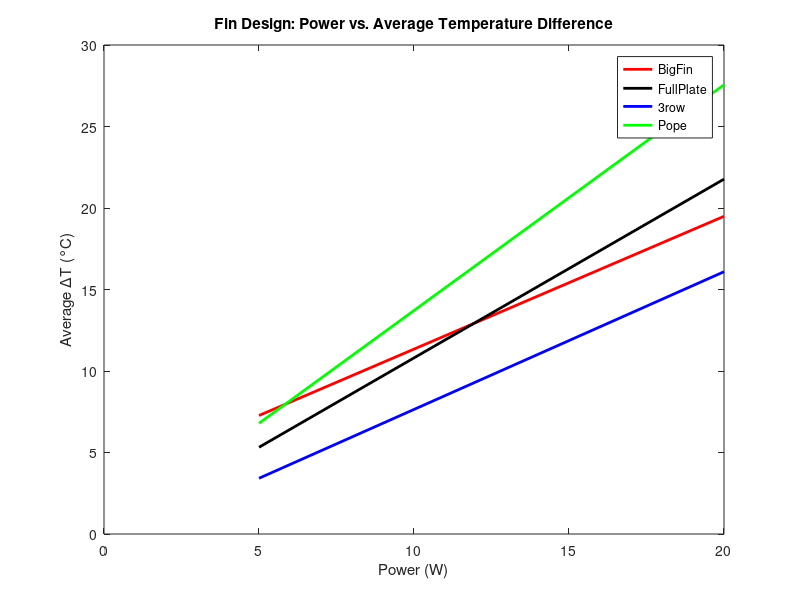
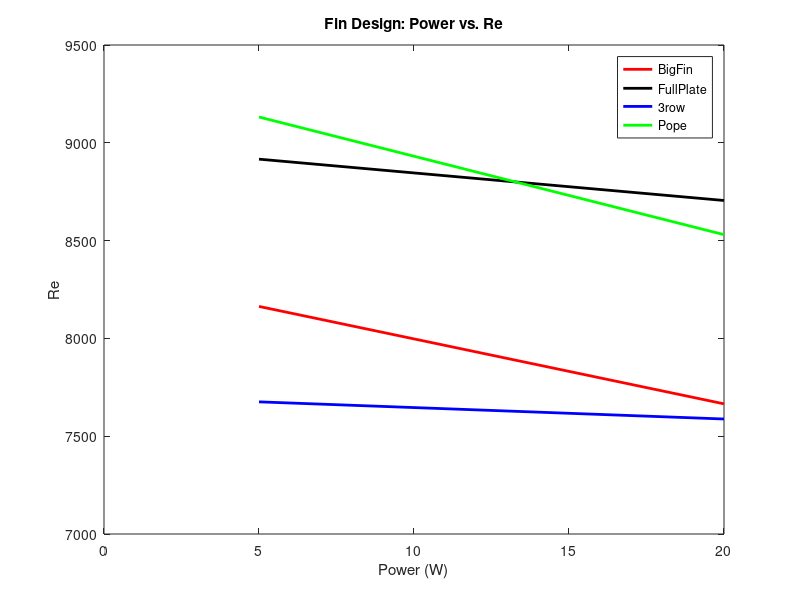
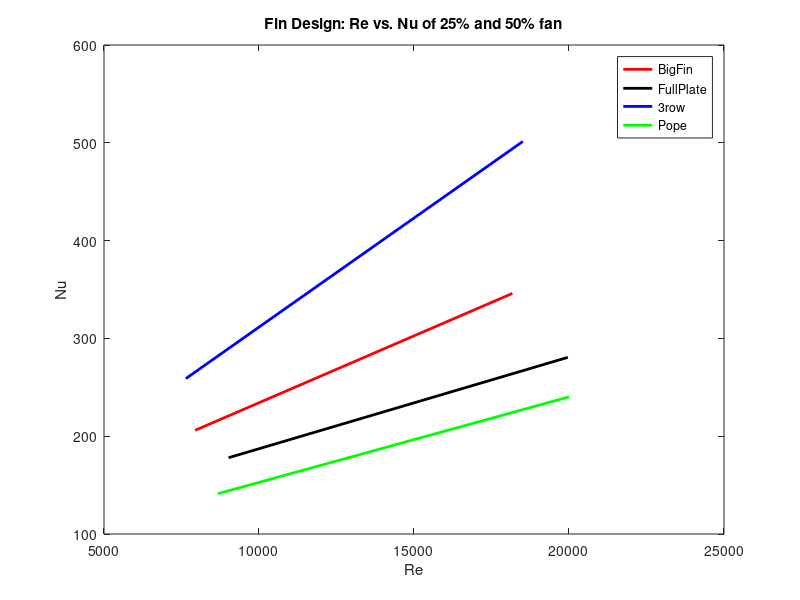

Reproduce these figures in MATLAB, in order.
clear all; close all; clc;
Re_values_BigFin = {
   [7830, 7893, 7894, 7894, 7894, 7956, 7957, 8020, 8020, 8020], ... % fan25 - Re
   [7908, 8099, 8100, 8163, 8164, 8164, 8227, 8228, 8291, 8291], ... % test_5W - Re
   [17688, 18010, 18071, 18200, 18201, 18201, 18203, 18328, 18328, 18520], ... % fan50 - Re
   [7542, 7543, 7665, 7665, 7666, 7666, 7666, 7726, 7727, 7788] % Dataset 4 - Re
};
Nu_values_BigFin = {
   [206, 206, 206, 206, 206, 206, 206, 206, 206, 206], ... % fan25 - Nu
   [131, 131, 131, 137, 131, 130, 132, 136, 137, 137], ... % test_5W - Nu
   [347, 344, 347, 346, 345, 345, 345, 347, 347, 347], ... % fan50 - Nu
   [199, 194, 195, 199, 194, 199, 199, 195, 195, 199] % test_20W  - Nu
};
deltaT_values_BigFin = {
   [9.4, 9.4, 9.4, 9.4, 9.4, 9.4, 9.4, 9.4, 9.4, 9.4], ... % fan25 - deltaT
   [7.3, 7.3, 7.3, 7.2, 7.3, 7.3, 7.2, 7.3, 7.2, 7.3], ... % test_5W - deltaT
   [5.6, 5.7, 5.6, 5.6, 5.7, 5.6, 5.7, 5.6, 5.6, 5.6], ... % fan50 - deltaT
   [19.5, 19.5, 19.5, 19.5, 19.5, 19.5, 19.5, 19.4, 19.5, 19.5] % test_20W 
};
Power_values_BigFin = {
   10, ... % fan25 
   5, ... % test_5W 
   10, ... % fan50 
   20 % test_20W 
};
name = {
   'BigFin_fan25'
   'BigFin_test_5W'
   'Bigfan50'
   'Bigtest_20W'
};
Power_vals_BigFin = [Power_values_BigFin{2}, Power_values_BigFin{4}]; % 5W and 20W
avgDeltaT_vals_BigFin = [mean(deltaT_values_BigFin{2}), mean(deltaT_values_BigFin{4})]; % Corresponding deltaT
avgRe_vals_BigFin = [mean(Re_values_BigFin{2}), mean(Re_values_BigFin{4})];
%For plot 3
avgRe_vals_BigFin_Fan = [mean(Re_values_BigFin{1}), mean(Re_values_BigFin{3})];
avgNu_vals_BigFin_Fan = [mean(Nu_values_BigFin{1}), mean(Nu_values_BigFin{3})];
Re_values_FullFinPlate = {
   [8751, 8814, 8877, 8879, 8941, 8942, 8942, 8942, 9006, 9070], ... % 5W
   [8874, 8875, 8937, 8938, 9001, 9062, 9063, 9126, 9126, 9189], ... % 10W
   [19356, 19419, 19612, 19673, 19929, 19930, 19994, 20119, 20757, 20821], ... % 10W (high Re)
   [8480, 8601, 8662, 8662, 8663, 8723, 8784, 8784, 8846, 8846] % 20W
};
Nu_values_FullFinPlate = {
   [182, 177, 182, 177, 183, 182, 183, 182, 182, 177], ... % 5W
   [178, 178, 178, 178, 178, 178, 178, 178, 178, 178], ... % 10W
   [281, 281, 280, 281, 281, 280, 280, 281, 281, 280], ... % 10W (high Re)
   [176, 176, 176, 176, 176, 176, 176, 176, 173, 173] % 20W
};
deltaT_values_FullFinPlate = {
   [5.4, 5.3, 5.3, 5.3, 5.3, 5.4, 5.3, 5.3, 5.3, 5.3], ... % 5W
   [10.9, 10.9, 10.9, 10.9, 10.9, 10.9, 10.9, 10.9, 10.9, 10.9], ... % 10W
   [6.9, 6.9, 7.0, 6.9, 6.9, 7.0, 7.0, 6.9, 6.9, 7.0], ... % 10W (high Re)
   [21.7, 21.8, 21.7, 21.8, 21.8, 21.8, 21.7, 21.8, 21.8, 21.8] % 20W
};
Power_values_FullFinPlate = {
   5, ... % 5W
   10, ... % 10W
   10, ... % 10W (high Re)
   20 % 20W
};
Power_vals_FullFinPlate = [Power_values_FullFinPlate{1}, Power_values_FullFinPlate{4}]; % 5W and 20W
avgDeltaT_vals_FullFinPlate = [mean(deltaT_values_FullFinPlate{1}), mean(deltaT_values_FullFinPlate{4})]; % Corresponding deltaT
avgRe_vals_FullFinPlate = [mean(Re_values_FullFinPlate{1}), mean(Re_values_FullFinPlate{4})];
%For plot 3
avgRe_vals_FullFinPlate_Fan = [mean(Re_values_FullFinPlate{2}), mean(Re_values_FullFinPlate{3})];
avgNu_vals_FullFinPlate_Fan = [mean(Nu_values_FullFinPlate{2}), mean(Nu_values_FullFinPlate{3})];
Re_values_3row = {
   [7523, 7523, 7523, 7587, 7652, 7717, 7718, 7719, 7780, 7781, 7909], ... % New Data
   [7437, 7507, 7507, 7507, 7564, 7564, 7565, 7569, 7569, 7570, 7570, 7631, 7694, 7755, 7755, 7755, 7755, 7756, 7819, 7946], ... % 10W
   [7507, 7507, 7507, 7569, 7569, 7570, 7570, 7631, 7694, 7755], ... % 20W
   [18104, 18296, 18426, 18488, 18497, 18562, 18563, 18681, 18684, 18813] % High Re
};
Nu_values_3row = {
   [296, 297, 296, 288, 294, 282, 276, 275, 281, 280, 296], ... % New Data
   [260, 260, 259, 259, 260, 259, 259, 258, 258, 257], ... % 10W
   [243, 243, 244, 243, 243, 238, 237, 238, 243, 238], ... % 20W
   [499, 505, 500, 509, 494, 498, 496, 508, 504, 501] % High Re
};
deltaT_values_3row = {
   [3.4, 3.4, 3.4, 3.4, 3.4, 3.4, 3.5, 3.5, 3.4, 3.4, 3.4], ... % New Data
   [7.5, 7.5, 7.5, 7.5, 7.5, 7.5, 7.5, 7.6, 7.5, 7.6], ... % 10W
   [16.1, 16.1, 16.0, 16.1, 16.1, 16.1, 16.1, 16.1, 16.1, 16.1], ... % 20W
   [3.9, 3.9, 3.9, 3.8, 4.0, 3.9, 3.9, 3.8, 3.9, 3.9] % High Re
};
Power_values_3row = {
   5, ... % New Data
   10, ... % 10W
   20, ... % 20W
   10 % High Re
};
Power_vals_3row = [Power_values_3row{1}, Power_values_3row{3}]; % 5W and 20W
avgDeltaT_vals_3row = [mean(deltaT_values_3row{1}), mean(deltaT_values_3row{3})]; % Corresponding deltaT
avgRe_vals_3row = [mean(Re_values_3row{1}), mean(Re_values_3row{3})]; % Corresponding deltaT
%For plot 3
avgRe_vals_3row_Fan = [mean(Re_values_3row{2}), mean(Re_values_3row{4})];
avgNu_vals_3row_Fan = [mean(Nu_values_3row{2}), mean(Nu_values_3row{4})];
Re_values_Pope = {
   [8762, 8954, 9018, 9018, 9208, 9208, 9208, 9272, 9334, 9336], ... % New Data
   [8272, 8272, 8332, 8453, 8512, 8571, 8633, 8692, 8754, 8813], ... % 10W
   [8522, 8584, 8585, 8585, 8585, 8647, 8647, 8772, 8833, 8958], ... % 20W
   [19299, 19743, 19869, 19930, 19997, 20058, 20120, 20247, 20313, 20438] % High Re
};
Nu_values_Pope = {
   [146, 144, 145, 143, 144, 145, 144, 144, 146, 144], ... % New Data
   [138, 138, 138, 138, 138, 138, 138, 138, 136, 138], ... % 10W
   [142, 141, 141, 141, 141, 142, 141, 141, 141, 141], ... % 20W
   [241, 239, 239, 241, 241, 241, 240, 241, 239, 240] % High Re
};
deltaT_values_Pope = {
   [6.8, 6.8, 6.8, 6.8, 6.8, 6.8, 6.8, 6.8, 6.7, 6.8], ... % New Data
   [27.6, 27.5, 27.5, 27.5, 27.6, 27.6, 27.6, 27.5, 27.6, 27.6], ... % 10W
   [13.6, 13.6, 13.7, 13.6, 13.6, 13.6, 13.7, 13.6, 13.7, 13.7], ... % 20W
   [8.1, 8.1, 8.1, 8.1, 8.1, 8.1, 8.1, 8.1, 8.1, 8.1] % High Re
};
Power_values_Pope = {
   5, ... % New Data
   20, ... % 10W
   10, ... % 20W
   10 % High Re
};
Power_vals_Pope = [Power_values_Pope{1}, Power_values_Pope{2}]; % 5W and 20W
avgDeltaT_vals_Pope = [mean(deltaT_values_Pope{1}), mean(deltaT_values_Pope{2})];
avgRe_vals_Pope = [mean(Re_values_Pope{1}), mean(Re_values_Pope{2})];
%For plot 3
avgRe_vals_Pope_Fan = [mean(Re_values_Pope{3}), mean(Re_values_Pope{4})];
avgNu_vals_Pope_Fan = [mean(Nu_values_Pope{3}), mean(Nu_values_Pope{4})];
%% Plot the line
figure;
plot(Power_vals_BigFin, avgDeltaT_vals_BigFin, '-r', 'LineWidth', 2, 'MarkerSize', 8);
hold on
plot(Power_vals_FullFinPlate, avgDeltaT_vals_FullFinPlate, '-k', 'LineWidth', 2, 'MarkerSize', 8);
hold on
plot(Power_vals_3row, avgDeltaT_vals_3row, '-b', 'LineWidth', 2, 'MarkerSize', 8);
hold on
plot(Power_vals_Pope, avgDeltaT_vals_Pope, '-g', 'LineWidth', 2, 'MarkerSize', 8);
xlabel('Power (W)');
ylabel('Average \DeltaT (°C)');
title('Fin Design: Power vs. Average Temperature Difference');
legend('BigFin','FullPlate','3row','Pope',location = 'northwest')
figure;
plot(Power_vals_BigFin, avgRe_vals_BigFin, '-r', 'LineWidth', 2, 'MarkerSize', 8);
hold on
plot(Power_vals_FullFinPlate, avgRe_vals_FullFinPlate, '-k', 'LineWidth', 2, 'MarkerSize', 8);
hold on
plot(Power_vals_3row, avgRe_vals_3row, '-b', 'LineWidth', 2, 'MarkerSize', 8);
hold on
plot(Power_vals_Pope, avgRe_vals_Pope, '-g', 'LineWidth', 2, 'MarkerSize', 8);
xlabel('Power (W)');
ylabel('Re');
title('Fin Design: Power vs. Re');
legend('BigFin','FullPlate','3row','Pope',location = 'best')
figure;
plot(avgRe_vals_BigFin_Fan, avgNu_vals_BigFin_Fan, '-r', 'LineWidth', 2, 'MarkerSize', 8);
hold on
plot(avgRe_vals_FullFinPlate_Fan, avgNu_vals_FullFinPlate_Fan,'-k', 'LineWidth', 2, 'MarkerSize', 8);
hold on
plot(avgRe_vals_3row_Fan,avgNu_vals_3row_Fan, '-b', 'LineWidth', 2, 'MarkerSize', 8);
hold on
plot(avgRe_vals_Pope_Fan, avgNu_vals_Pope_Fan, '-g', 'LineWidth', 2, 'MarkerSize', 8);
xlabel('Re');
ylabel('Nu');
title('Fin Design: Re vs. Nu of 25% and 50% fan');
legend('BigFin','FullPlate','3row','Pope',location = 'northwest')


